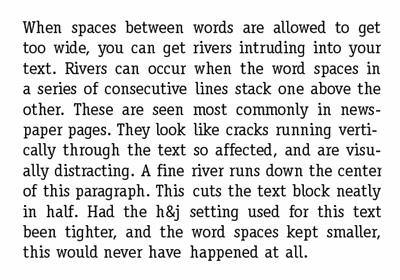
#> input picture img.png, 400 x 280 px
$ python opencv.py
#> lines starting #> are read from the running program, lines starting #| are printed output that depends on the picture
import cv2 as cv
import pytesseract as tes

tes.pytesseract.tesseract_cmd = '/Users/mp/opt/anaconda3/envs/heroku/lib/python3.9/site-packages/pytesseract'

#r'C:\Users\USER\AppData\Local\Tesseract-OCR\tesseract.exe'

fn = 'img.png'
img = cv.imread (fn)
#> img is the input picture: shape (280, 400, 3); min 3, max 254, mean 224.6

height,width,_ = img.shape
#> height = 280; width = 400
roi = img[50:500, 200:600]
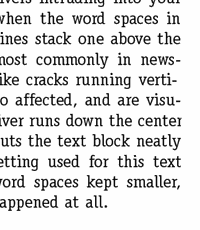
#> roi: shape (230, 200, 3); min 3, max 254, mean 223.1

#> (the run stopped early here; a loop or call above may not have finished)
